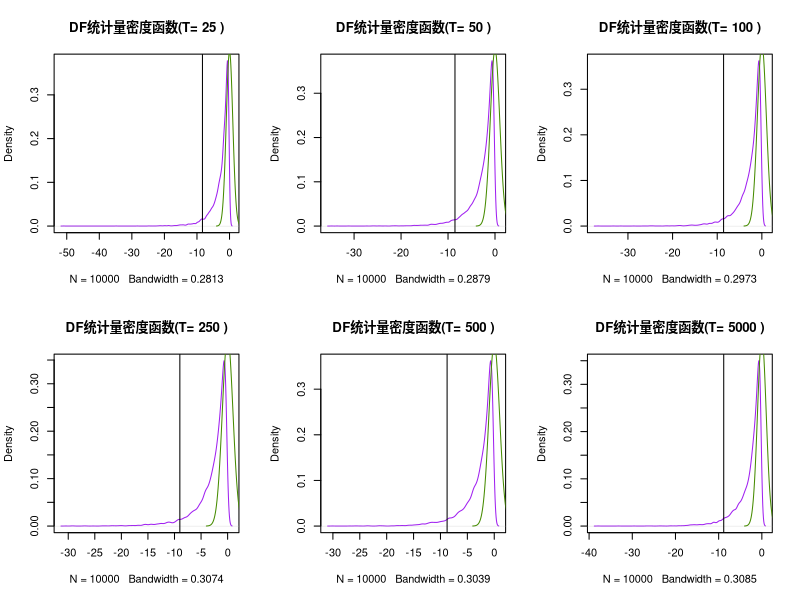
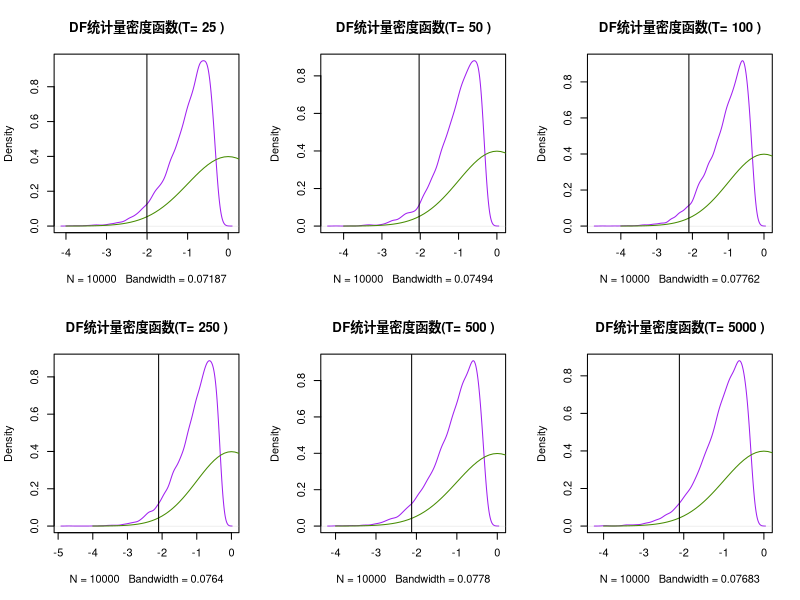
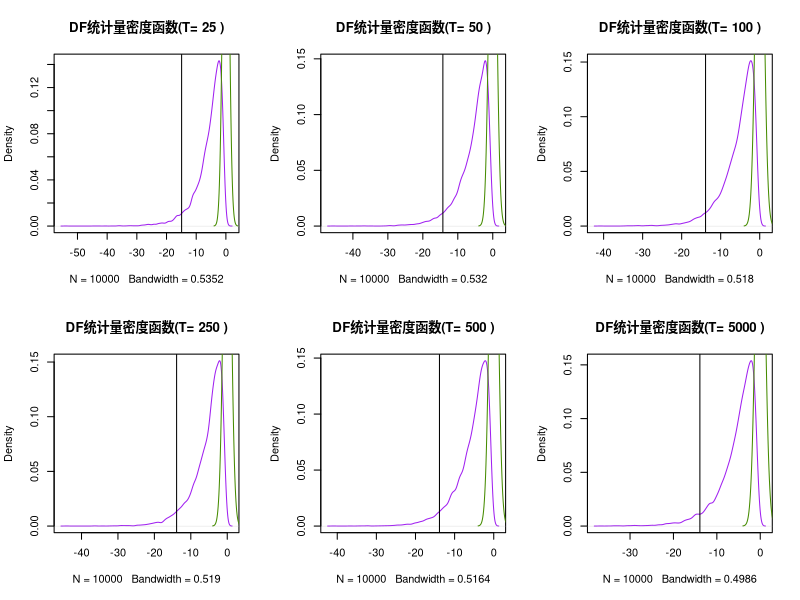
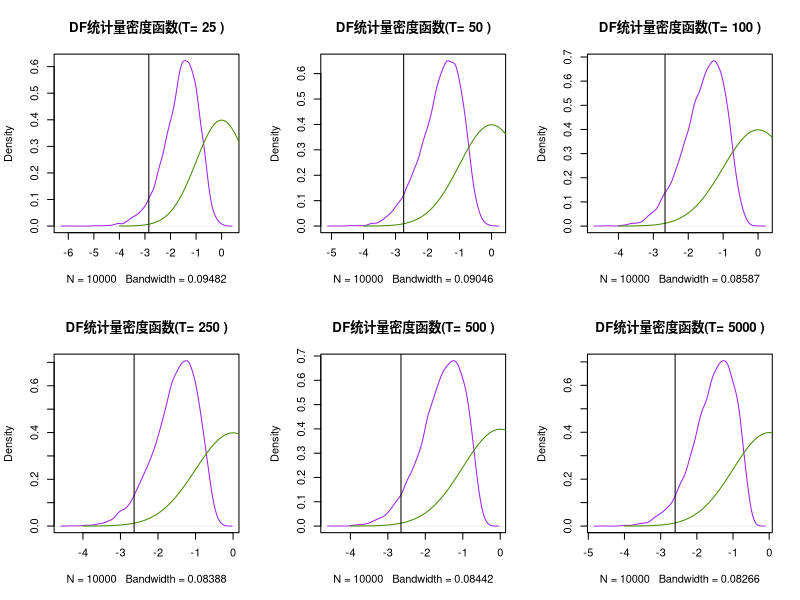

Reproduce these figures in R, in order. (Note: a time limit stopped this script after it produced the figures.)
## ---- chunk 1
knitr::opts_chunk$set(echo = TRUE)
library(R.utils)
## ---- chunk 2
#设置全局变量，时间序列长度、显著性水平和MCMC模拟次数
T.vec <- c(25,50,100,250,500,5000)
alpha.vec <- c(0.01,0.025,0.05,0.1,0.9,0.95,0.975,0.99)
reps <- 10000

#输入用于计算统计量的维纳过程函数f(W,r)，r在情况4中用到，以及画密度图的函数；输出临界值表
getCriticalValue <- function(wienerFunction=NA,plotDensity=NA,delta.f=NA){
  table.cv <- c()#保存临界值
  table.DFstats <- c()#保存模拟的统计量
  for(T in T.vec){
    DFstats <- rep(NA,reps)
    r <- seq(0,1,length.out = T)
    for(i in 1:reps){
      if(is.na(delta.f)){
        epsilon <- rnorm(T)
        W <- 1/sqrt(T)*cumsum(epsilon)#部分和弱收敛于维纳过程
        DFstats[i] <- wienerFunction(W,r)#统计量是维纳过程的函数
      }else{
        DFstats[i] <- calcFStats(delta.f,T)#否则计算F统计量
      }
    }
    criticalValues <- sort(DFstats)[alpha.vec*reps]#排序后获取临界值
    table.cv <- rbind(table.cv, criticalValues)
    table.DFstats <- rbind(table.DFstats, DFstats)#6行reps列
  }
  plotDensity(table.cv,table.DFstats,T.vec)
  rownames(table.cv) <- as.character(T.vec)
  colnames(table.cv) <- as.character(alpha.vec)
  return(round(table.cv,2))
}

#画每个统计量和N(0,1)的密度函数图，标出5%分位数
plotDensity <- function(table.cv,table.DFstats,T.vec){
  for(i in 1:length(table.DFstats[,1])){
    data <- table.DFstats[i,]
    data.nna <- data[!is.na(data)]#情况4出现了空缺值，这里忽略掉
    plot(density(data.nna),col=c("purple"),main=paste("DF统计量密度函数(T=",T.vec[i],")"))
    xax <- seq(-4,4,by=.1)
    lines(xax,dnorm(xax),col=c("chartreuse4"))
    abline(v=table.cv[i,3])
  }
}

## ---- chunk 3
#DGP，输入alphpa(漂移项),rho(一阶滞后项的系数),delta(确定性趋势系数),T(时长)，据此生成不同的时间序列
generateData <- function(alpha, rho, delta, T){
  yt <- rep(NA,T)
    epsilon <- rnorm(T)
    time <- seq(1,T)
    y0 <- 0
    yt[1] = alpha + rho*y0+ delta*time[1] + epsilon[1]
    for(i in 2:T){
      yt[i] = alpha + rho*yt[i-1]+ delta*time[i] + epsilon[i]
    }
    if(delta!=0){#加上确定性趋势项
      df <- cbind(yt[-T],yt[-1],time[-T])
    }
    df <- cbind(yt[-T],yt[-1])
  return(df)
}

#输入x,y和alpha（用于判断回归模型是否有截距项），输出Rss
getRss <- function(x,y,alpha=-1){
  if(alpha==0){
    model <- lm(y~x-1)
  }else{
    model <- lm(y~x)
  }
  Rss <- sum((model$fitted.values-y)^2)
  return(Rss)
}

#输入完整模型和原假设成立时的受限模型模拟的数据，以及是否有截距项，输出模拟的F统计量
getFValue <- function(dfFull, dfRestr,delta.f,alpha=-1){
  Rss.full <- getRss(dfFull[,-1],dfFull[,1])
  Rss.restr <- getRss(dfRestr[,-1],dfRestr[,1],alpha)
  T <- length(dfFull[,1])+1
  if(delta.f){
    F.value <- (Rss.restr-Rss.full)/2/(Rss.full/(T-3))
  }else{
    F.value <- (Rss.restr-Rss.full)/2/(Rss.full/(T-2))
  }
  return(round(F.value,2))
}


#输入是否情况有delta（若有delta就是情况4，否则是情况2）和T，获取相应情况下的F_T临界值表
calcFStats <- function(delta.f,T){
  rho = runif(n=1)
  if(delta.f){
    delta = rnorm(1)
    dfFull <- generateData(0, rho, delta, T)
    dfRestricted <- generateData(0, rho, 0, T)
    Fstats <- getFValue(dfFull, dfRestricted,delta.f)
  }else{
    alpha = rnorm(1)
    dfFull <- generateData(alpha, rho, 0, T)
    dfRestricted <- generateData(0, rho, 0, T)
    Fstats <- getFValue(dfFull, dfRestricted,delta.f,alpha=0)
  }
  return(Fstats)
}
## ---- chunk 4
subplots(nrow=2, ncol=3)
#表1情况1（无常数项）
t1s1 <-  function(W,r){
  DFstats <- (W[1]^2-1)/(2*mean(W^2))
  return(DFstats)
}
table1.s1 <- getCriticalValue(t1s1,plotDensity)
print(table1.s1)
## ---- chunk 5
subplots(nrow=2, ncol=3)
#表2情况1（无常数项）
t2s1 <-  function(W,r){
  DFstats <- (W[1]^2-1)/(2*sqrt(mean(W^2)))
  return(DFstats)
}
table2.s1 <- getCriticalValue(t2s1,plotDensity)
print(table2.s1)
## ---- chunk 6
subplots(nrow=2, ncol=3)
#表1情况2（有常数项）
t1s2 <-  function(W,r){
  DFstats <- ((W[1]^2-1)/2-W[1]*mean(W))/(mean(W^2)-mean(W)^2)
  return(DFstats)
}
table1.s2 <- getCriticalValue(t1s2,plotDensity)
print(table1.s2)
## ---- chunk 7
subplots(nrow=2, ncol=3)
#表2情况2（有常数项）
t2s2 <-  function(W,r){
  DFstats <- ((W[1]^2-1)/2-W[1]*mean(W))/sqrt(mean(W^2)-mean(W)^2)
  return(DFstats)
}
table2.s2 <- getCriticalValue(t2s2,plotDensity)
print(table2.s2)
## ---- chunk 8
subplots(nrow=2, ncol=3)
#表3情况2（有常数项和趋势项）
table3.s2 <- getCriticalValue(delta.f=F)
print(table3.s2)
## ---- chunk 9
subplots(nrow=2, ncol=3)
#表1情况4（有常数项和趋势项）
t1s4 <- function(W,r){
  A <- matrix(c(1,mean(W),1/2,mean(W),mean(W^2),mean(r*W),1/2,mean(r*W),1/3),nrow=3)
  DFstats <- 1/det(A)*(1/6*W[1]*mean(W)-1/2*W[1]*mean(r*W)+1/24*(W[1]^2-1)+mean(W)*mean(r*W)-1/2*mean(W)^2)
  return(DFstats)
}
table1.s4 <- getCriticalValue(t1s4,plotDensity)
print(table1.s4)
## ---- chunk 10
subplots(nrow=2, ncol=3)
#表2情况4（有常数项和趋势项）
t2s4 <- function(W,r){
  A <- matrix(c(1,mean(W),1/2,mean(W),mean(W^2),mean(r*W),1/2,mean(r*W),1/3),nrow=3)
  DFstats <- sqrt(3)/12*(det(A))^(-1/2)*(4*W[1]*mean(W)-12*W[1]*mean(r*W)+(W[1]^2-1)+24*mean(W)*mean(r*W)-12*mean(W)^2)
  return(DFstats)
}
table2.s4 <- getCriticalValue(t2s4,plotDensity)
print(table2.s4)
## ---- chunk 11
subplots(nrow=2, ncol=3)
#表3情况4（有常数项和趋势项）
table3.s4 <- getCriticalValue(delta.f=T)
print(table3.s4)
## ---- chunk 12
#表1
rbind(table1.s1, table1.s2, table1.s4)

#表2
rbind(table2.s1, table2.s2, table2.s4)

#表3
rbind(table3.s2,table3.s4)
